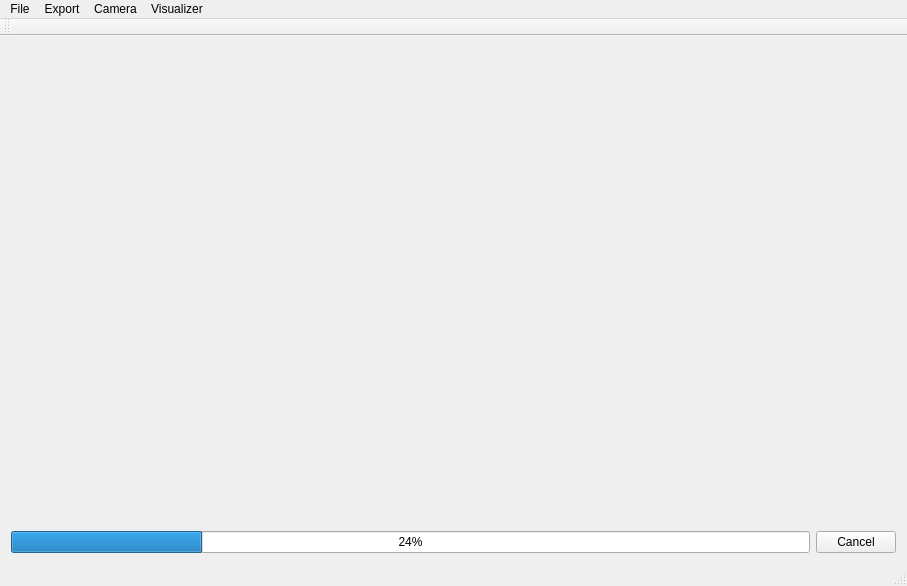
<?xml version="1.0" encoding="UTF-8"?>
<ui version="4.0">
 <class>MainWindow</class>
 <widget class="QMainWindow" name="MainWindow">
  <property name="geometry">
   <rect>
    <x>0</x>
    <y>0</y>
    <width>907</width>
    <height>586</height>
   </rect>
  </property>
  <property name="windowTitle">
   <string>Ray Marching Editor</string>
  </property>
  <property name="windowIcon">
   <iconset resource="../icons/resources.qrc">
    <normaloff>:/icons/logo.ico</normaloff>:/icons/logo.ico</iconset>
  </property>
  <property name="dockOptions">
   <set>QMainWindow::AllowTabbedDocks</set>
  </property>
  <widget class="QWidget" name="centralWidget">
   <layout class="QVBoxLayout" name="verticalLayout_3">
    <item>
     <layout class="QVBoxLayout" name="verticalLayout_2">
      <item>
       <widget class="RenderWidget" name="renderWidget" native="true">
        <property name="enabled">
         <bool>true</bool>
        </property>
        <property name="minimumSize">
         <size>
          <width>640</width>
          <height>360</height>
         </size>
        </property>
        <layout class="QVBoxLayout" name="verticalLayout"/>
       </widget>
      </item>
     </layout>
    </item>
    <item>
     <layout class="QHBoxLayout" name="horizontalLayout">
      <property name="sizeConstraint">
       <enum>QLayout::SetDefaultConstraint</enum>
      </property>
      <item>
       <widget class="QProgressBar" name="progressBar">
        <property name="value">
         <number>24</number>
        </property>
       </widget>
      </item>
      <item>
       <widget class="QPushButton" name="cancelButton">
        <property name="text">
         <string>Cancel</string>
        </property>
       </widget>
      </item>
     </layout>
    </item>
   </layout>
  </widget>
  <widget class="QMenuBar" name="menuBar">
   <property name="geometry">
    <rect>
     <x>0</x>
     <y>0</y>
     <width>907</width>
     <height>21</height>
    </rect>
   </property>
   <widget class="QMenu" name="menuFile">
    <property name="title">
     <string>File</string>
    </property>
    <addaction name="actionNew"/>
    <addaction name="actionOpen"/>
    <addaction name="actionSaveAllShaders"/>
    <addaction name="separator"/>
    <addaction name="actionQuit"/>
   </widget>
   <widget class="QMenu" name="menuExport">
    <property name="title">
     <string>Export</string>
    </property>
    <addaction name="actionTake_screenshot"/>
    <addaction name="actionExport_as_video"/>
    <addaction name="separator"/>
    <addaction name="actionExport_as_Linux_Demo"/>
   </widget>
   <widget class="QMenu" name="menuCamera">
    <property name="title">
     <string>Camera</string>
    </property>
    <addaction name="actionInsert_camera_keyframe"/>
    <addaction name="actionReset_camera"/>
   </widget>
   <widget class="QMenu" name="menuVisualizer">
    <property name="title">
     <string>Visualizer</string>
    </property>
    <addaction name="actionSwitch_displayed_texture"/>
   </widget>
   <addaction name="menuFile"/>
   <addaction name="menuExport"/>
   <addaction name="menuCamera"/>
   <addaction name="menuVisualizer"/>
  </widget>
  <widget class="QToolBar" name="toolBar">
   <attribute name="toolBarArea">
    <enum>TopToolBarArea</enum>
   </attribute>
   <attribute name="toolBarBreak">
    <bool>false</bool>
   </attribute>
  </widget>
  <widget class="QStatusBar" name="statusBar"/>
  <action name="actionNew">
   <property name="icon">
    <iconset resource="../icons/resources.qrc">
     <normaloff>:/icons/new.png</normaloff>:/icons/new.png</iconset>
   </property>
   <property name="text">
    <string>New</string>
   </property>
   <property name="shortcut">
    <string>Ctrl+N</string>
   </property>
  </action>
  <action name="actionOpen">
   <property name="icon">
    <iconset resource="../icons/resources.qrc">
     <normaloff>:/icons/open.png</normaloff>:/icons/open.png</iconset>
   </property>
   <property name="text">
    <string>Open</string>
   </property>
   <property name="shortcut">
    <string>Ctrl+O</string>
   </property>
  </action>
  <action name="actionSaveAllShaders">
   <property name="icon">
    <iconset resource="../icons/resources.qrc">
     <normaloff>:/icons/save.png</normaloff>:/icons/save.png</iconset>
   </property>
   <property name="text">
    <string>Save shaders</string>
   </property>
   <property name="toolTip">
    <string>Save all shaders</string>
   </property>
   <property name="shortcut">
    <string>Ctrl+S</string>
   </property>
  </action>
  <action name="actionQuit">
   <property name="text">
    <string>Quit</string>
   </property>
  </action>
  <action name="actionReset_camera">
   <property name="icon">
    <iconset resource="../icons/resources.qrc">
     <normaloff>:/icons/camera.png</normaloff>:/icons/camera.png</iconset>
   </property>
   <property name="text">
    <string>Reset camera</string>
   </property>
  </action>
  <action name="actionTake_screenshot">
   <property name="icon">
    <iconset resource="../icons/resources.qrc">
     <normaloff>:/icons/screenshot.png</normaloff>:/icons/screenshot.png</iconset>
   </property>
   <property name="text">
    <string>Take screenshot</string>
   </property>
  </action>
  <action name="actionInsert_camera_keyframe">
   <property name="checkable">
    <bool>false</bool>
   </property>
   <property name="icon">
    <iconset resource="../icons/resources.qrc">
     <normaloff>:/icons/record_camera_keyframe.png</normaloff>:/icons/record_camera_keyframe.png</iconset>
   </property>
   <property name="text">
    <string>Insert camera keyframe</string>
   </property>
   <property name="toolTip">
    <string>Insert/set current camera parameters into keyframe</string>
   </property>
   <property name="shortcut">
    <string>I</string>
   </property>
  </action>
  <action name="actionExport_as_video">
   <property name="icon">
    <iconset resource="../icons/resources.qrc">
     <normaloff>:/icons/export_video.png</normaloff>:/icons/export_video.png</iconset>
   </property>
   <property name="text">
    <string>Export as Video</string>
   </property>
   <property name="toolTip">
    <string>&lt;html&gt;&lt;head/&gt;&lt;body&gt;&lt;p&gt;Export as Video&lt;span style=&quot; font-style:italic;&quot;&gt; (render.mp4)&lt;/span&gt;&lt;/p&gt;&lt;/body&gt;&lt;/html&gt;</string>
   </property>
  </action>
  <action name="actionExport_as_Linux_Demo">
   <property name="icon">
    <iconset resource="../icons/resources.qrc">
     <normaloff>:/icons/export_linux.ico</normaloff>:/icons/export_linux.ico</iconset>
   </property>
   <property name="text">
    <string>Export as Linux Demo</string>
   </property>
  </action>
  <action name="actionSwitch_displayed_texture">
   <property name="text">
    <string>Switch displayed texture</string>
   </property>
   <property name="shortcut">
    <string>X</string>
   </property>
  </action>
 </widget>
 <layoutdefault spacing="6" margin="11"/>
 <customwidgets>
  <customwidget>
   <class>RenderWidget</class>
   <extends>QWidget</extends>
   <header>renderwidget.hpp</header>
   <container>1</container>
  </customwidget>
 </customwidgets>
 <resources>
  <include location="../icons/resources.qrc"/>
 </resources>
 <connections/>
</ui>
